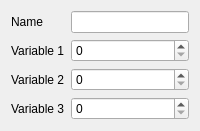
            <widget class="QWidget" name="stackDrawOptions">
             <layout class="QVBoxLayout" name="verticalLayout_7">
              <item>
               <layout class="QFormLayout" name="formLayoutDrawOptions">
                <item row="0" column="0">
                 <widget class="QLabel" name="labelDrawOptionsName">
                  <property name="text">
                   <string>Name</string>
                  </property>
                 </widget>
                </item>
                <item row="0" column="1">
                 <widget class="QLineEdit" name="lineEditDrawOptionsName"/>
                </item>
                <item row="1" column="0">
                 <widget class="QLabel" name="labelDrawOptionsVariable1">
                  <property name="text">
                   <string>Variable 1</string>
                  </property>
                 </widget>
                </item>
                <item row="1" column="1">
                 <widget class="QSpinBox" name="spinBoxDrawOptionsVariable1"/>
                </item>
                <item row="2" column="0">
                 <widget class="QLabel" name="labelDrawOptionsVariable2">
                  <property name="text">
                   <string>Variable 2</string>
                  </property>
                 </widget>
                </item>
                <item row="2" column="1">
                 <widget class="QSpinBox" name="spinBoxDrawOptionsVariable2"/>
                </item>
                <item row="3" column="0">
                 <widget class="QLabel" name="labelDrawOptionsVariable3">
                  <property name="text">
                   <string>Variable 3</string>
                  </property>
                 </widget>
                </item>
                <item row="3" column="1">
                 <widget class="QSpinBox" name="spinBoxDrawOptionsVariable3"/>
                </item>
               </layout>
              </item>
             </layout>
            </widget>
